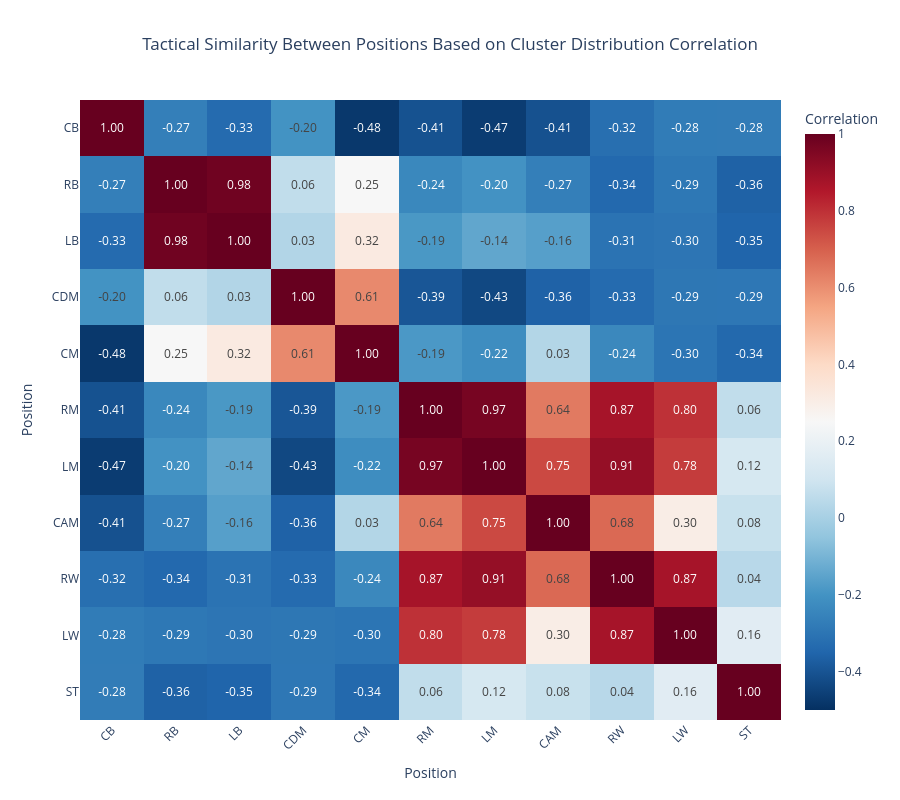

Notebook code cell kept with this figure:
### Code cell
# Correlation matrix of position distributions across clusters

pivot_pos = pd.crosstab(df_clusters['cluster'], df_clusters['pos'])
pivot_norm = pivot_pos.div(pivot_pos.sum(axis=1), axis=0)
pos_corr = pivot_norm.corr()

# Sort the correlation matrix by the specified position order
position_order = ['CB', 'RB', 'LB', 'CDM', 'CM', 'RM', 'LM', 'CAM', 'RW', 'LW', 'ST']
position_order = [pos for pos in position_order if pos in pos_corr.columns]
pos_corr = pos_corr.loc[position_order, position_order]

# Visualize the correlation matrix using Plotly
fig = px.imshow(
    pos_corr,
    labels=dict(x="Position", y="Position", color="Correlation"),
    x=pos_corr.columns,
    y=pos_corr.columns,
    color_continuous_scale='RdBu_r',
    zmin=-0.5,
    zmax=1,
    text_auto='.2f',
    aspect='auto',
    title="Tactical Similarity Between Positions Based on Cluster Distribution Correlation"
)

fig.update_layout(
    title_x=0.5,
    width=900,
    height=800,
    xaxis_tickangle=-45
)

fig.show()

### Figure 1 — Plotly figure (JSON) as saved in the notebook; plotly's stock layout.template omitted (floating-point values rounded to 4 significant figures)
{"data": [{"coloraxis": "coloraxis", "hovertemplate": "Position: %{x}<br>Position: %{y}<br>Correlation: %{z}<extra></extra>", "name": "0", "texttemplate": "%{z:.2f}", "type": "heatmap", "x": ["CB", "RB", "LB", "CDM", "CM", "RM", "LM", "CAM", "RW", "LW", "ST"], "xaxis": "x", "y": ["CB", "RB", "LB", "CDM", "CM", "RM", "LM", "CAM", "RW", "LW", "ST"], "yaxis": "y", "z": [[1.0, -0.2651, -0.3318, -0.2008, -0.4781, -0.4066, -0.4657, -0.4072, -0.321, -0.2777, -0.2755], [-0.2651, 1.0, 0.9811, 0.06229, 0.2505, -0.238, -0.2021, -0.2662, -0.3394, -0.2909, -0.3618], [-0.3318, 0.9811, 1.0, 0.02583, 0.3182, -0.1865, -0.1429, -0.1637, -0.3058, -0.2988, -0.3527], [-0.2008, 0.06229, 0.02583, 1.0, 0.6103, -0.3943, -0.4335, -0.3604, -0.3322, -0.2947, -0.2931], [-0.4781, 0.2505, 0.3182, 0.6103, 1.0, -0.1853, -0.2208, 0.0281, -0.2373, -0.3005, -0.341], [-0.4066, -0.238, -0.1865, -0.3943, -0.1853, 1.0, 0.9675, 0.644, 0.8739, 0.7989, 0.06146], [-0.4657, -0.2021, -0.1429, -0.4335, -0.2208, 0.9675, 1.0, 0.7479, 0.9087, 0.7758, 0.121], [-0.4072, -0.2662, -0.1637, -0.3604, 0.0281, 0.644, 0.7479, 1.0, 0.6798, 0.3037, 0.07895], [-0.321, -0.3394, -0.3058, -0.3322, -0.2373, 0.8739, 0.9087, 0.6798, 1.0, 0.8747, 0.04041], [-0.2777, -0.2909, -0.2988, -0.2947, -0.3005, 0.7989, 0.7758, 0.3037, 0.8747, 1.0, 0.1614], [-0.2755, -0.3618, -0.3527, -0.2931, -0.341, 0.06146, 0.121, 0.07895, 0.04041, 0.1614, 1.0]]}], "layout": {"coloraxis": {"cmax": 1, "cmin": -0.5, "colorbar": {"title": {"text": "Correlation"}}, "colorscale": [[0, "rgb(5,48,97)"], [0.1, "rgb(33,102,172)"], [0.2, "rgb(67,147,195)"], [0.3, "rgb(146,197,222)"], [0.4, "rgb(209,229,240)"], [0.5, "rgb(247,247,247)"], [0.6, "rgb(253,219,199)"], [0.7, "rgb(244,165,130)"], [0.8, "rgb(214,96,77)"], [0.9, "rgb(178,24,43)"], [1, "rgb(103,0,31)"]]}, "height": 800, "title": {"text": "Tactical Similarity Between Positions Based on Cluster Distribution Correlation", "x": 0.5}, "width": 900, "xaxis": {"anchor": "y", "domain": [0, 1], "tickangle": -45, "title": {"text": "Position"}}, "yaxis": {"anchor": "x", "autorange": "reversed", "domain": [0, 1], "title": {"text": "Position"}}}}
